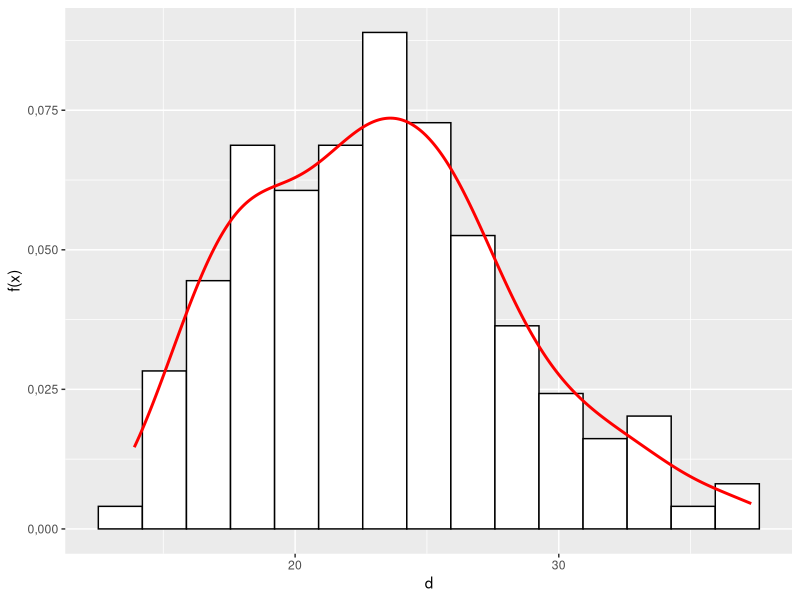
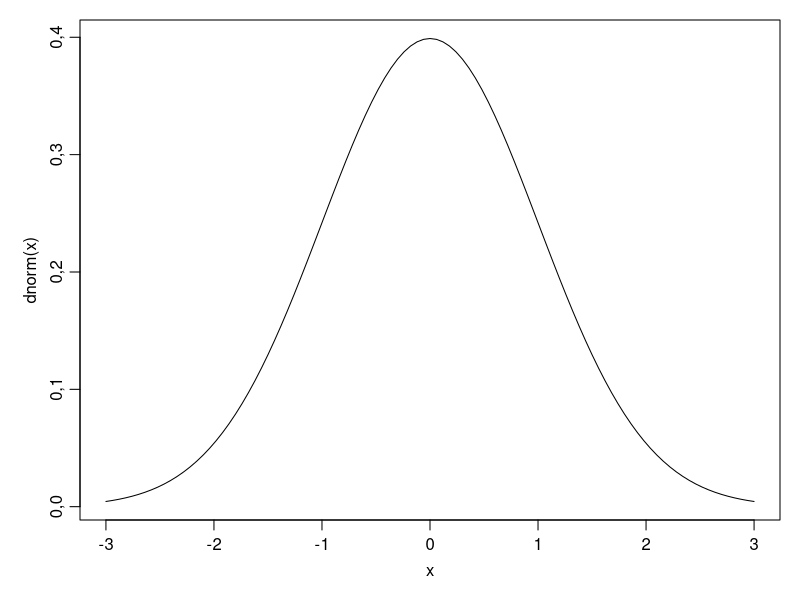
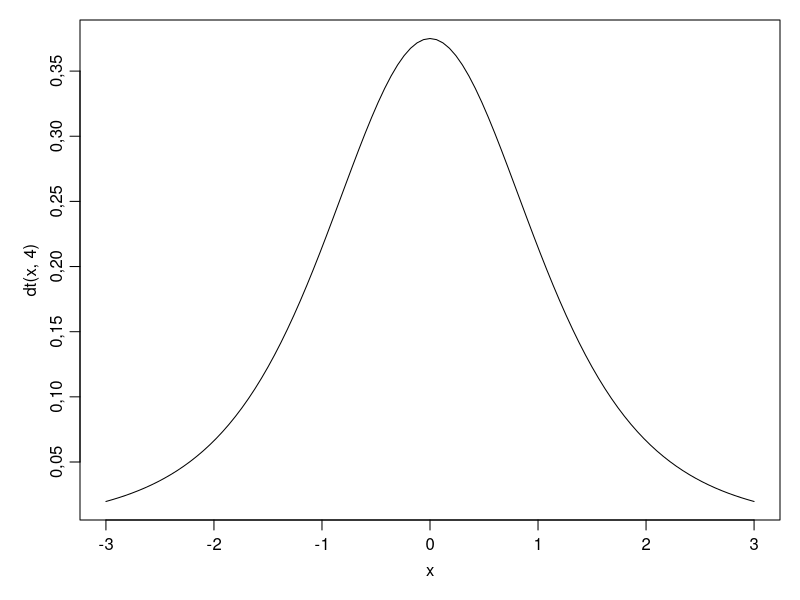
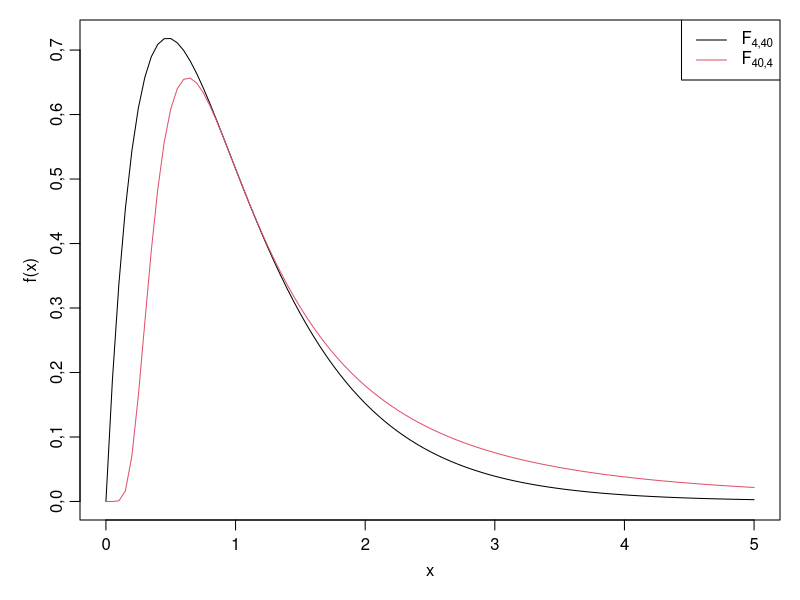

Source code (R) for these figures, in order: (Note: this script raises an error after producing the figures.)
## ---- chunk 1
knitr::opts_chunk$set(
  comment = '', fig.width = 7, fig.height = 4, out.width = "80%", size = "small", fig.pos = "H"
)

knitr::knit_engines$set(naidis = function(options) {
  excel_env_start <- '\n\\begin{naidis}\n'
  excel_env_end <- '\n\\end{naidis}\n'
  
  excel_code <- paste(excel_env_start,
                      paste0(options$code, "\n"),
                      excel_env_end, sep="")
  knitr::asis_output(excel_code)
})

knitr::knit_engines$set(excel = function(options) {
  excel_env_start <- '\n\\begin{naideExcel}\n'
  excel_env_end <- '\n\\end{naideExcel}\n'
  
  excel_code <- paste(excel_env_start,
                      paste0(options$code, "\n"),
                      excel_env_end, sep="")
  knitr::asis_output(excel_code)
})


options(OutDec = ",", digits = 5, "show.signif.stars" = F)

print_termin <- function(x) {
  #paste0('[',x,']', "(https://sonaveeb.ee/search/unif/dlall/aso/",gsub(" ", "%20", tolower(x)),"/1/est){target=\"_blank\"}") 
  paste0("**",x,"**")
}


print_func <- function(x) {
  paste0('`',x,'()`')
}

# for(x in list.files("peatykid", "*.Rmd", full.names = T))
# {
#   sisu <- readLines(x)
#   cat(sisu[8:length(sisu)], file = basename(x), sep="\n")
# }

for(x in list.files("peatykid/pildid", "*.png", full.names = T))
{
  file.copy(x, paste0("pildid/", basename(x)), overwrite = T)
}


#file.exists("peatykid/data/naited.xlsx")
#file.copy("peatykid/data/naited.xlsx", "data/naited.xlsx", overwrite = T)




## ---- chunk 2
library(ggplot2) 
# või
library("ggplot2")
## ---- chunk 3
knitr::opts_chunk$set(
  comment = '', fig.width = 7, fig.height = 4, out.width = "80%", size = "small", fig.pos = "H"
)

knitr::knit_engines$set(naidis = function(options) {
  excel_env_start <- '\n\\begin{naidis}\n'
  excel_env_end <- '\n\\end{naidis}\n'
  
  excel_code <- paste(excel_env_start,
                      paste0(options$code, "\n"),
                      excel_env_end, sep="")
  knitr::asis_output(excel_code)
})

knitr::knit_engines$set(excel = function(options) {
  excel_env_start <- '\n\\begin{naideExcel}\n'
  excel_env_end <- '\n\\end{naideExcel}\n'
  
  excel_code <- paste(excel_env_start,
                      paste0(options$code, "\n"),
                      excel_env_end, sep="")
  knitr::asis_output(excel_code)
})


options(OutDec = ",", digits = 5, "show.signif.stars" = F)

print_termin <- function(x) {
  #paste0('[',x,']', "(https://sonaveeb.ee/search/unif/dlall/aso/",gsub(" ", "%20", tolower(x)),"/1/est){target=\"_blank\"}") 
  paste0("**",x,"**")
}


print_func <- function(x) {
  paste0('`',x,'()`')
}

# for(x in list.files("peatykid", "*.Rmd", full.names = T))
# {
#   sisu <- readLines(x)
#   cat(sisu[8:length(sisu)], file = basename(x), sep="\n")
# }

for(x in list.files("peatykid/pildid", "*.png", full.names = T))
{
  file.copy(x, paste0("pildid/", basename(x)), overwrite = T)
}


#file.exists("peatykid/data/naited.xlsx")
#file.copy("peatykid/data/naited.xlsx", "data/naited.xlsx", overwrite = T)




## ---- chunk 4
# Näide R keskkonnas
num_vektor <- c(1, 2, 3, 4, 5)
## ---- chunk 5
# Näide R keskkonnas

# väljastab vektori num_vektor kolmanda elemendi väärtuse
num_vektor[3] 
## ---- chunk 6
# Näide R keskkonnas

num_vektor_2 <- c(6, 7, 8)
kombineeritud_vektor <- c(num_vektor, num_vektor_2)
## ---- chunk 7
# Näide R keskkonnas

# loob vektori, mis sisaldab arve vahemikus 1 kuni 10 sammuga 2
jarg_vector <- seq(1, 10, by = 2) 
## ---- chunk 8
# Näide R keskkonnas
# funktsioon runif() loob juhuslike andmete vektori
# Loome kahemõõtmelise maatriksi juhuslikest arvudest
minu_maatriks <- matrix(runif(12), nrow=3, ncol=4)
print(minu_maatriks)

# Loome kolmemõõtmelise maatriksi juhuslikest arvudest
minu_array <- array(runif(12), dim = c(2,2,3))
## ---- chunk 9
# Näide R keskkonnas

# Loome data.frame andmestiku
minu_data_frame <- data.frame(x = runif(5), y = runif(5), z = 1)
## ---- chunk 10
# Näide R keskkonnas

# Loome list andmestiku
minu_list <- list(
  x = runif(5), 
  y = array(runif(16), dim = c(2,2,2)), 
  z = c("MA","KU"))
## ---- chunk 11
# Laadime peatükis kasutatavad paketid
library(dplyr)
library(readxl)
## ---- chunk 12
# Liitmine
1 + 1

# Lahutamine
5 - 3

# Korrutamine
2 * 4

# Jagamine
10 / 2

# Astendamine
2 ^ 3

# Jäägi leidmine
10 %% 3
## ---- chunk 13
# Loome vektori 1st 10ni

for(x in 1:10)
{
  y <- x + 1
}
## ---- chunk 14
knitr::opts_chunk$set(
  comment = '', fig.width = 7, fig.height = 4, out.width = "80%", size = "small", fig.pos = "H"
)

knitr::knit_engines$set(naidis = function(options) {
  excel_env_start <- '\n\\begin{naidis}\n'
  excel_env_end <- '\n\\end{naidis}\n'
  
  excel_code <- paste(excel_env_start,
                      paste0(options$code, "\n"),
                      excel_env_end, sep="")
  knitr::asis_output(excel_code)
})

knitr::knit_engines$set(excel = function(options) {
  excel_env_start <- '\n\\begin{naideExcel}\n'
  excel_env_end <- '\n\\end{naideExcel}\n'
  
  excel_code <- paste(excel_env_start,
                      paste0(options$code, "\n"),
                      excel_env_end, sep="")
  knitr::asis_output(excel_code)
})


options(OutDec = ",", digits = 5, "show.signif.stars" = F)

print_termin <- function(x) {
  #paste0('[',x,']', "(https://sonaveeb.ee/search/unif/dlall/aso/",gsub(" ", "%20", tolower(x)),"/1/est){target=\"_blank\"}") 
  paste0("**",x,"**")
}


print_func <- function(x) {
  paste0('`',x,'()`')
}

# for(x in list.files("peatykid", "*.Rmd", full.names = T))
# {
#   sisu <- readLines(x)
#   cat(sisu[8:length(sisu)], file = basename(x), sep="\n")
# }

for(x in list.files("peatykid/pildid", "*.png", full.names = T))
{
  file.copy(x, paste0("pildid/", basename(x)), overwrite = T)
}


#file.exists("peatykid/data/naited.xlsx")
#file.copy("peatykid/data/naited.xlsx", "data/naited.xlsx", overwrite = T)




## ---- chunk 15
# Näide R keskkonnas
# Laadime peatükis kasutatavad paketid
library(dplyr)
library(ggplot2)
## ---- chunk 16
set.seed(123)
## ---- chunk 17
# Laadime proovitükkide andmed
df <- readxl::read_excel("data/naited.xlsx","prt_andmed")

# koostame diameetrite histogrammi
ggplot(df, aes(d)) +
  geom_histogram(
    aes(y = after_stat(density)),
    bins = 15,
    fill = "white",
    color = "black"
  ) +
  geom_density(color = "red", lwd = 1) +
  labs(y = "f(x)")

## ---- chunk 18
knitr::opts_chunk$set(
  comment = '', fig.width = 7, fig.height = 4, out.width = "80%", size = "small", fig.pos = "H"
)

knitr::knit_engines$set(naidis = function(options) {
  excel_env_start <- '\n\\begin{naidis}\n'
  excel_env_end <- '\n\\end{naidis}\n'
  
  excel_code <- paste(excel_env_start,
                      paste0(options$code, "\n"),
                      excel_env_end, sep="")
  knitr::asis_output(excel_code)
})

knitr::knit_engines$set(excel = function(options) {
  excel_env_start <- '\n\\begin{naideExcel}\n'
  excel_env_end <- '\n\\end{naideExcel}\n'
  
  excel_code <- paste(excel_env_start,
                      paste0(options$code, "\n"),
                      excel_env_end, sep="")
  knitr::asis_output(excel_code)
})


options(OutDec = ",", digits = 5, "show.signif.stars" = F)

print_termin <- function(x) {
  #paste0('[',x,']', "(https://sonaveeb.ee/search/unif/dlall/aso/",gsub(" ", "%20", tolower(x)),"/1/est){target=\"_blank\"}") 
  paste0("**",x,"**")
}


print_func <- function(x) {
  paste0('`',x,'()`')
}

# for(x in list.files("peatykid", "*.Rmd", full.names = T))
# {
#   sisu <- readLines(x)
#   cat(sisu[8:length(sisu)], file = basename(x), sep="\n")
# }

for(x in list.files("peatykid/pildid", "*.png", full.names = T))
{
  file.copy(x, paste0("pildid/", basename(x)), overwrite = T)
}


#file.exists("peatykid/data/naited.xlsx")
#file.copy("peatykid/data/naited.xlsx", "data/naited.xlsx", overwrite = T)




## ---- chunk 19

## ---- chunk 20
# Laadime proovitükkide andmed
df <- readxl::read_excel("data/naited.xlsx","prt_andmed")
# Tunnusest arvutatakse keskmine:
mean(df$d)
## ---- chunk 21
# Tunnusest arvutatakse ruut ning keskmisest võetakse ruutjuur:
sqrt(mean(df$d^2))
## ---- chunk 22
# Tunnusest arvutatakse logaritm ning keskmisest võetakse exponent:
exp(mean(log(df$d)))
## ---- chunk 23
# Tunnuse pöördväärtuse keskmisest võetakse pöördväärtus:
1/mean(1/df$d)
## ---- chunk 24
median(df$d)
## ---- chunk 25
knitr::opts_chunk$set(
  comment = '', fig.width = 7, fig.height = 4, out.width = "80%", size = "small", fig.pos = "H"
)

knitr::knit_engines$set(naidis = function(options) {
  excel_env_start <- '\n\\begin{naidis}\n'
  excel_env_end <- '\n\\end{naidis}\n'
  
  excel_code <- paste(excel_env_start,
                      paste0(options$code, "\n"),
                      excel_env_end, sep="")
  knitr::asis_output(excel_code)
})

knitr::knit_engines$set(excel = function(options) {
  excel_env_start <- '\n\\begin{naideExcel}\n'
  excel_env_end <- '\n\\end{naideExcel}\n'
  
  excel_code <- paste(excel_env_start,
                      paste0(options$code, "\n"),
                      excel_env_end, sep="")
  knitr::asis_output(excel_code)
})


options(OutDec = ",", digits = 5, "show.signif.stars" = F)

print_termin <- function(x) {
  #paste0('[',x,']', "(https://sonaveeb.ee/search/unif/dlall/aso/",gsub(" ", "%20", tolower(x)),"/1/est){target=\"_blank\"}") 
  paste0("**",x,"**")
}


print_func <- function(x) {
  paste0('`',x,'()`')
}

# for(x in list.files("peatykid", "*.Rmd", full.names = T))
# {
#   sisu <- readLines(x)
#   cat(sisu[8:length(sisu)], file = basename(x), sep="\n")
# }

for(x in list.files("peatykid/pildid", "*.png", full.names = T))
{
  file.copy(x, paste0("pildid/", basename(x)), overwrite = T)
}


#file.exists("peatykid/data/naited.xlsx")
#file.copy("peatykid/data/naited.xlsx", "data/naited.xlsx", overwrite = T)




## ---- chunk 26
par(mar=c(4,4,1,1), mgp=c(2, 0.7, 0))
curve(dnorm(x), -3, 3)
## ---- chunk 27
par(mar=c(4,4,1,1), mgp=c(2, 0.7, 0))
curve(dt(x, 4), -3, 3)
## ---- chunk 28
par(mar=c(4,4,1,1), mgp=c(2, 0.7, 0))
curve(df(x, 4, 40), 0, 5, ylab="f(x)")
curve(df(x, 40, 4), 0, 5, add=T, col = 2)
legend("topright", 
       legend = c(bquote(F[4][","][40]), bquote(F[40][","][4])), 
       lty = 1, col = 1:2)

## ---- chunk 29
knitr::opts_chunk$set(
  comment = '', fig.width = 7, fig.height = 4, out.width = "80%", size = "small", fig.pos = "H"
)

knitr::knit_engines$set(naidis = function(options) {
  excel_env_start <- '\n\\begin{naidis}\n'
  excel_env_end <- '\n\\end{naidis}\n'
  
  excel_code <- paste(excel_env_start,
                      paste0(options$code, "\n"),
                      excel_env_end, sep="")
  knitr::asis_output(excel_code)
})

knitr::knit_engines$set(excel = function(options) {
  excel_env_start <- '\n\\begin{naideExcel}\n'
  excel_env_end <- '\n\\end{naideExcel}\n'
  
  excel_code <- paste(excel_env_start,
                      paste0(options$code, "\n"),
                      excel_env_end, sep="")
  knitr::asis_output(excel_code)
})


options(OutDec = ",", digits = 5, "show.signif.stars" = F)

print_termin <- function(x) {
  #paste0('[',x,']', "(https://sonaveeb.ee/search/unif/dlall/aso/",gsub(" ", "%20", tolower(x)),"/1/est){target=\"_blank\"}") 
  paste0("**",x,"**")
}


print_func <- function(x) {
  paste0('`',x,'()`')
}

# for(x in list.files("peatykid", "*.Rmd", full.names = T))
# {
#   sisu <- readLines(x)
#   cat(sisu[8:length(sisu)], file = basename(x), sep="\n")
# }

for(x in list.files("peatykid/pildid", "*.png", full.names = T))
{
  file.copy(x, paste0("pildid/", basename(x)), overwrite = T)
}


#file.exists("peatykid/data/naited.xlsx")
#file.copy("peatykid/data/naited.xlsx", "data/naited.xlsx", overwrite = T)




## ---- chunk 30
korgus <- as.vector(unlist(readxl::read_excel("data/naited.xlsx","N14", col_names = F)))
korgus <- korgus[!is.na(korgus)]
N = length(korgus)
H = mean(korgus)
se = sd(korgus)
H + qt(0.025,df=N-1) * se / sqrt(N)
H + qt(0.975,df=N-1) * se / sqrt(N)

# Kordame sama funktsiooniga t.test
t.test(korgus)

## ---- chunk 31
N = length(korgus)
H = mean(korgus)
se2 = var(korgus)

(vra = (N-1)*se2/qchisq(0.975,N-1))
(vry = (N-1)*se2/qchisq(0.025,N-1))
## ---- chunk 32
binom.test(19, 70, 19/70)
## ---- chunk 33
polenud <- c(4.3, 3.4, 3.9, 2.9, 4.9, 3.2, 3.7, 3.6)
polemata <- c(4.8, 4.3, 5.4, 5.1, 4.6)
var.test(polenud,polemata)
## ---- chunk 34
knitr::opts_chunk$set(
  comment = '', fig.width = 7, fig.height = 4, out.width = "80%", size = "small", fig.pos = "H"
)

knitr::knit_engines$set(naidis = function(options) {
  excel_env_start <- '\n\\begin{naidis}\n'
  excel_env_end <- '\n\\end{naidis}\n'
  
  excel_code <- paste(excel_env_start,
                      paste0(options$code, "\n"),
                      excel_env_end, sep="")
  knitr::asis_output(excel_code)
})

knitr::knit_engines$set(excel = function(options) {
  excel_env_start <- '\n\\begin{naideExcel}\n'
  excel_env_end <- '\n\\end{naideExcel}\n'
  
  excel_code <- paste(excel_env_start,
                      paste0(options$code, "\n"),
                      excel_env_end, sep="")
  knitr::asis_output(excel_code)
})


options(OutDec = ",", digits = 5, "show.signif.stars" = F)

print_termin <- function(x) {
  #paste0('[',x,']', "(https://sonaveeb.ee/search/unif/dlall/aso/",gsub(" ", "%20", tolower(x)),"/1/est){target=\"_blank\"}") 
  paste0("**",x,"**")
}


print_func <- function(x) {
  paste0('`',x,'()`')
}

# for(x in list.files("peatykid", "*.Rmd", full.names = T))
# {
#   sisu <- readLines(x)
#   cat(sisu[8:length(sisu)], file = basename(x), sep="\n")
# }

for(x in list.files("peatykid/pildid", "*.png", full.names = T))
{
  file.copy(x, paste0("pildid/", basename(x)), overwrite = T)
}


#file.exists("peatykid/data/naited.xlsx")
#file.copy("peatykid/data/naited.xlsx", "data/naited.xlsx", overwrite = T)




## ---- chunk 35
# Laadi alla 'readxl' pakett, et lugeda Exceli faili
library(readxl)

# Loe andmed Exceli failist ja konkreetselt töölehelt
andmed <- read_excel("data/naited.xlsx", sheet = "MA")

# Vaata, kuidas andmed välja näevad ja kontrolli veergude nimesid
head(andmed)

## ---- chunk 36
# Lineaarse regressiooni mudeli loomine
# Valem H = f(D) tähendab, et H on sõltuv muutuja ja D on sõltumatu muutuja.
# R-is tähistatakse seda valemit kujul H ~ D
lm_1 <- lm(H ~ D, data = andmed)

# Mudeli kokkuvõtte kuvamine
summary(lm_1)
## ---- chunk 37
library(ggplot2)
# Joonista punktgraafik koos regressioonisirgega
ggplot(andmed, aes(x = D, y = H)) +
  geom_point() + # Lisa punktid andmete jaoks
  geom_smooth(method = "lm", se = TRUE, color="red") +
    xlim(0, 20) + ylim(0, 20)

## ---- chunk 38
# Lineaarse regressiooni mudeli loomine
# R-is tähistatakse seda valemit kujul H ~ log(D)
summary(lm_2 <- lm(H ~ log(D), data = andmed))
## ---- chunk 39
library(ggplot2)
# Joonista punktgraafik koos regressioonisirgega
ggplot(andmed, aes(x = D, y = H)) +
  geom_point() + # Lisa punktid andmete jaoks
  geom_smooth(method = "lm", formula = y~log(x),  se = TRUE, color="red") +
  xlim(0, 20) + ylim(0, 20)

## ---- chunk 40
(aov_1 <- anova(lm_1, lm_2))
## ---- chunk 41
par(mar=c(4,4,1,1), mgp=c(2, 0.7, 0))
plot(density(resid(lm_1), bw = 0.5), ylim=c(0, 0.4), main="", xlab="Jäägid", ylab="f(x)")
lines(density(resid(lm_2), bw = 0.5), col = 2)
abline(v = 0)
## ---- chunk 42
(sh_tst_1 <- shapiro.test(resid(lm_1)))
## ---- chunk 43
summary(lm_3 <- lm(HV~D+H, andmed))
## ---- chunk 44
anova(lm_3)
## ---- chunk 45
# Koostame täiendava mudeli, mis sõltub ainult kõrgusest
lm_4 <- lm(HV~H, andmed)
# Võrdleme kahte mudelit omavahel
aov_2 <- anova(lm_4, lm_3)
## ---- chunk 46
par(mfcol=c(1,2), mar=c(4,4,1,1), mgp=c(2, 0.7, 0))
termplot(lm_3, partial.resid = T, se=T)
## ---- chunk 47
cor(andmed[,c("D","H", "HV")])

## ---- chunk 48
knitr::opts_chunk$set(
  comment = '', fig.width = 7, fig.height = 4, out.width = "80%", size = "small", fig.pos = "H"
)

knitr::knit_engines$set(naidis = function(options) {
  excel_env_start <- '\n\\begin{naidis}\n'
  excel_env_end <- '\n\\end{naidis}\n'
  
  excel_code <- paste(excel_env_start,
                      paste0(options$code, "\n"),
                      excel_env_end, sep="")
  knitr::asis_output(excel_code)
})

knitr::knit_engines$set(excel = function(options) {
  excel_env_start <- '\n\\begin{naideExcel}\n'
  excel_env_end <- '\n\\end{naideExcel}\n'
  
  excel_code <- paste(excel_env_start,
                      paste0(options$code, "\n"),
                      excel_env_end, sep="")
  knitr::asis_output(excel_code)
})


options(OutDec = ",", digits = 5, "show.signif.stars" = F)

print_termin <- function(x) {
  #paste0('[',x,']', "(https://sonaveeb.ee/search/unif/dlall/aso/",gsub(" ", "%20", tolower(x)),"/1/est){target=\"_blank\"}") 
  paste0("**",x,"**")
}


print_func <- function(x) {
  paste0('`',x,'()`')
}

# for(x in list.files("peatykid", "*.Rmd", full.names = T))
# {
#   sisu <- readLines(x)
#   cat(sisu[8:length(sisu)], file = basename(x), sep="\n")
# }

for(x in list.files("peatykid/pildid", "*.png", full.names = T))
{
  file.copy(x, paste0("pildid/", basename(x)), overwrite = T)
}


#file.exists("peatykid/data/naited.xlsx")
#file.copy("peatykid/data/naited.xlsx", "data/naited.xlsx", overwrite = T)




## ---- chunk 49
# Laadime peatükis kasutatavad paketid
library(dplyr)
library(readxl)
library(ggplot2)
## ---- chunk 50
# Laadime andmed sisse failist ning
# filtreerime välja puud, mille h > 0
andmed <- read_excel("data/naited.xlsx","PH_MA")
## ---- chunk 51
# Määratleme mudeli funktsioon
kasvuMudel <- function(A, c0, c1, c2) {
 c0 * (1 - exp(-c1 * A/100))^c2
}
## ---- chunk 52
# Omistame algväärtused parameetritele
alg_param <- list(c0 = 20, c1 = 2, c2 = 1)
## ---- chunk 53
# Sobitame mudel andmetele
mudel <- nls(H ~ kasvuMudel(A, c0, c1, c2), data = andmed, start = alg_param)
## ---- chunk 54
# Vaatame mudeli kokkuvõtet
summary(mudel)
## ---- chunk 55

ggplot(andmed, aes(x = A, y = H)) +
  geom_point() +
  stat_function(
    fun = function(x)
      predict(mudel, newdata = data.frame(A = x)),
    color = 2
  ) 

## ---- chunk 56
# Loe andmed Exceli failist ja konkreetselt töölehelt
prt <- read_excel("data/naited.xlsx", sheet = "MA")
## ---- chunk 57
# Lühendame koodi ning kirjutame ühe käsuna
summary(nls_mudel <- nls(H ~ 1.3 + (D / (c0 + c1 * D))^2, prt, start = list(c0 = 1, c1 = 1)))
## ---- chunk 58
library(ggplot2)
ggplot(data.frame(fitted = fitted(nls_mudel), resid = resid(nls_mudel)),
       aes(x = fitted, y = resid)) +
  geom_point() +
  geom_hline(yintercept = 0) +
  geom_smooth(method = "gam", formula = y ~ s(x))  # Lisab sujuva joone GAM mudeli abil

## ---- chunk 59
knitr::opts_chunk$set(
  comment = '', fig.width = 7, fig.height = 4, out.width = "80%", size = "small", fig.pos = "H"
)

knitr::knit_engines$set(naidis = function(options) {
  excel_env_start <- '\n\\begin{naidis}\n'
  excel_env_end <- '\n\\end{naidis}\n'
  
  excel_code <- paste(excel_env_start,
                      paste0(options$code, "\n"),
                      excel_env_end, sep="")
  knitr::asis_output(excel_code)
})

knitr::knit_engines$set(excel = function(options) {
  excel_env_start <- '\n\\begin{naideExcel}\n'
  excel_env_end <- '\n\\end{naideExcel}\n'
  
  excel_code <- paste(excel_env_start,
                      paste0(options$code, "\n"),
                      excel_env_end, sep="")
  knitr::asis_output(excel_code)
})


options(OutDec = ",", digits = 5, "show.signif.stars" = F)

print_termin <- function(x) {
  #paste0('[',x,']', "(https://sonaveeb.ee/search/unif/dlall/aso/",gsub(" ", "%20", tolower(x)),"/1/est){target=\"_blank\"}") 
  paste0("**",x,"**")
}


print_func <- function(x) {
  paste0('`',x,'()`')
}

# for(x in list.files("peatykid", "*.Rmd", full.names = T))
# {
#   sisu <- readLines(x)
#   cat(sisu[8:length(sisu)], file = basename(x), sep="\n")
# }

for(x in list.files("peatykid/pildid", "*.png", full.names = T))
{
  file.copy(x, paste0("pildid/", basename(x)), overwrite = T)
}


#file.exists("peatykid/data/naited.xlsx")
#file.copy("peatykid/data/naited.xlsx", "data/naited.xlsx", overwrite = T)




## ---- chunk 60
# Laadime peatükis kasutatavad paketid
library(dplyr)
library(readxl)
library(mgcv)
## ---- chunk 61
# Andmete laadimine
andmed <- read_excel("data/naited.xlsx","prt_andmed") %>% filter(h > 0)
## ---- chunk 62
# GAM mudeli sobitamine
mudel <- gam(h ~ s(d), data = andmed)
## ---- chunk 63
# Mudeli kokkuvõte
summary(mudel)
## ---- chunk 64
coef(mudel)
## ---- chunk 65
# Mudeli visualiseerimine
par(mar=c(4,4,1,1), mgp=c(2, 0.7, 0))
plot(mudel)
## ---- chunk 66
# Uute diameetrite väärtused
uued_andmed <- data.frame(d = c(12, 22, 32))

# Ennustuste tegemine
uued_andmed$h <- predict(mudel, newdata = uued_andmed)

# Ennustuste kuvamine
print(uued_andmed)
## ---- chunk 67
# Laadi pakett
library(ggplot2)
## ---- chunk 68
ggplot(andmed, aes(x = d, y = h)) +
  geom_point() +  # Joonistab hajuvusdiagrammi
  geom_smooth(method = "gam", formula = y ~ s(x)) +  # Lisab sujuva joone GAM mudeli abil
  labs(x = "Diameeter (cm)", y = "Kõrgus (m)") +
  theme_bw()
## ---- chunk 69
ggplot(andmed, aes(x = d, y = h, color = pl)) +
  # Muudab punktide värvi, kuju ja suurust
  geom_point() +  
  # Eemaldab usaldusvahemiku ja muudab joone värvi
  geom_smooth(method = "gam", formula = y ~ s(x)) +  
  labs(x = "Diameeter (D)", y = "Kõrgus (H)") +
  theme_bw()
